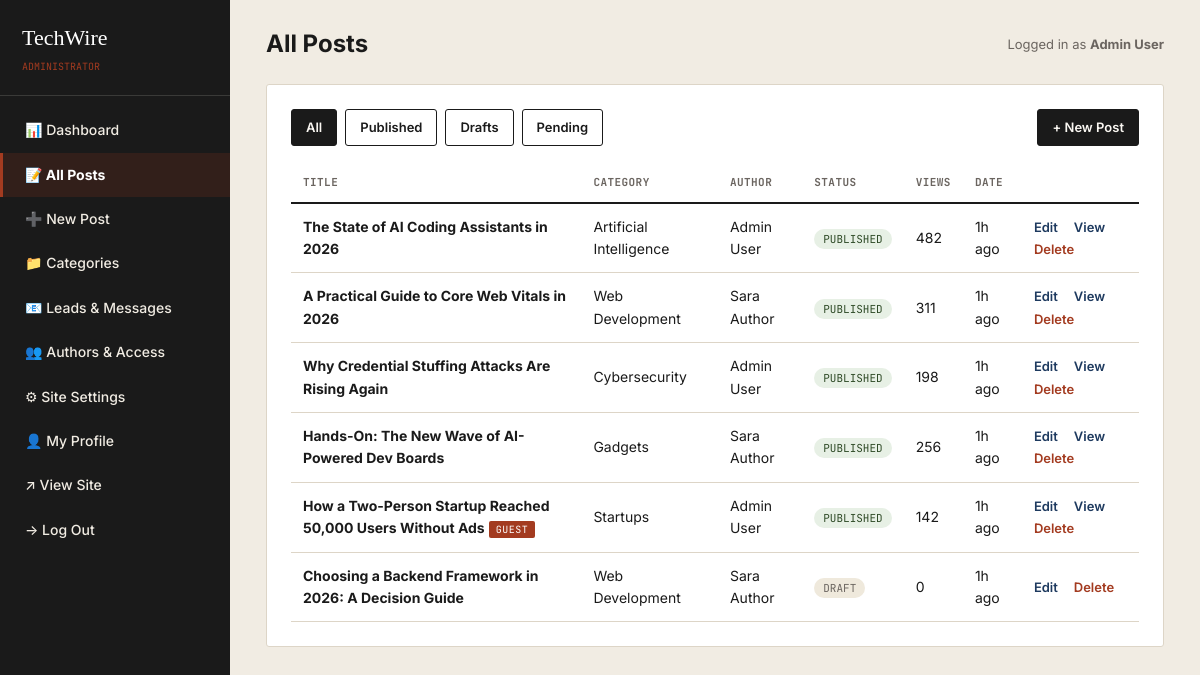
Screenshot of /admin/posts.php (signed in) with the database file from the repository.
### tables this page shows
CREATE TABLE IF NOT EXISTS posts (
    id INT AUTO_INCREMENT PRIMARY KEY,
    title VARCHAR(255) NOT NULL,
    slug VARCHAR(255) NOT NULL UNIQUE,
    excerpt VARCHAR(500),
    content LONGTEXT NOT NULL,
    featured_image VARCHAR(255),
    category_id INT,
    author_id INT NOT NULL,
    status ENUM('draft','pending','published') NOT NULL DEFAULT 'draft',
    is_sponsored TINYINT(1) NOT NULL DEFAULT 0,
    post_type ENUM('standard','guest_post') NOT NULL DEFAULT 'standard',
    views INT NOT NULL DEFAULT 0,
    published_at DATETIME NULL,
    created_at DATETIME DEFAULT CURRENT_TIMESTAMP,
    updated_at DATETIME DEFAULT CURRENT_TIMESTAMP ON UPDATE CURRENT_TIMESTAMP,
    FOREIGN KEY (category_id) REFERENCES categories(id) ON DELETE SET NULL,
    FOREIGN KEY (author_id) REFERENCES users(id) ON DELETE CASCADE,
    FULLTEXT KEY ft_search (title, excerpt, content)
);

CREATE TABLE IF NOT EXISTS categories (
    id INT AUTO_INCREMENT PRIMARY KEY,
    name VARCHAR(100) NOT NULL,
    slug VARCHAR(100) NOT NULL UNIQUE,
    description VARCHAR(255),
    created_at DATETIME DEFAULT CURRENT_TIMESTAMP
);

CREATE TABLE IF NOT EXISTS users (
    id INT AUTO_INCREMENT PRIMARY KEY,
    name VARCHAR(100) NOT NULL,
    email VARCHAR(150) NOT NULL UNIQUE,
    password VARCHAR(255) NOT NULL,
    role ENUM('admin','author') NOT NULL DEFAULT 'author',
    avatar VARCHAR(255) DEFAULT 'assets/images/avatar-default.png',
    bio TEXT,
    status ENUM('active','disabled') NOT NULL DEFAULT 'active',
    created_at DATETIME DEFAULT CURRENT_TIMESTAMP
);

### includes/functions.php (called while the page is built, shortened)
<?php
function e($str) {
    return htmlspecialchars($str ?? '', ENT_QUOTES, 'UTF-8');
}
function time_ago($datetime) {
    $diff = time() - strtotime($datetime);
    if ($diff < 86400) return floor($diff / 3600) . 'h ago';
    return date('M j, Y', strtotime($datetime));
}
function current_user_role() {
    return $_SESSION['user_role'] ?? null;
}

### admin/posts.php (the view, shortened to what this page needs)
<?php
require_once __DIR__ . '/../includes/config.php';
require_once __DIR__ . '/../includes/functions.php';
$status_filter = $_GET['status'] ?? '';
$where = [];
$params = [];
$where_sql = $where ? 'WHERE ' . implode(' AND ', $where) : '';
$stmt = $pdo->prepare("
    SELECT p.*, u.name AS author_name, c.name AS cat_name
    FROM posts p LEFT JOIN users u ON p.author_id = u.id LEFT JOIN categories c ON p.category_id = c.id
    $where_sql ORDER BY p.created_at DESC
");
$stmt->execute($params);
$posts = $stmt->fetchAll();
require_once __DIR__ . '/includes/admin-header.php';
?>
<div class="admin-card">
  <div style="display:flex; justify-content:space-between; align-items:center; margin-bottom:18px;">
    <div style="display:flex; gap:8px;">
      <a href="?status=" class="btn btn-sm <?= $status_filter==='' ? 'btn-primary':'btn-outline' ?>">All</a>
      <a href="?status=published" class="btn btn-sm <?= $status_filter==='published' ? 'btn-primary':'btn-outline' ?>">Published</a>
      <a href="?status=draft" class="btn btn-sm <?= $status_filter==='draft' ? 'btn-primary':'btn-outline' ?>">Drafts</a>
      <a href="?status=pending" class="btn btn-sm <?= $status_filter==='pending' ? 'btn-primary':'btn-outline' ?>">Pending</a>
    </div>
    <a href="<?= SITE_URL ?>/admin/post-edit.php" class="btn btn-sm btn-primary">+ New Post</a>
  </div>
  <?php if ($posts): ?>
  <table class="admin-table">
    <thead><tr><th>Title</th><th>Category</th><?php if ($is_admin): ?><th>Author</th><?php endif; ?><th>Status</th><th>Views</th><th>Date</th><th></th></tr></thead>
    <tbody>
      <?php foreach ($posts as $p): ?>
      <tr>
        <td><strong><?= e($p['title']) ?></strong><?php if($p['is_sponsored']):?> <span class="tag-sponsored">Guest</span><?php endif; ?></td>
        <td><?= e($p['cat_name'] ?? '—') ?></td>
        <?php if ($is_admin): ?><td><?= e($p['author_name']) ?></td><?php endif; ?>
        <td><span class="status-pill status-<?= e($p['status']) ?>"><?= e($p['status']) ?></span></td>
        <td><?= (int)$p['views'] ?></td>
        <td><?= time_ago($p['created_at']) ?></td>
        <td class="row-actions">
          <a href="<?= SITE_URL ?>/admin/post-edit.php?id=<?= (int)$p['id'] ?>">Edit</a>
          <?php if ($p['status']==='published'): ?><a href="<?= SITE_URL ?>/post.php?slug=<?= e($p['slug']) ?>" target="_blank">View</a><?php endif; ?>
          <a href="?delete=<?= (int)$p['id'] ?>&status=<?= e($status_filter) ?>" class="delete" data-confirm="Delete this post permanently?">Delete</a>
        </td>
      </tr>
      <?php endforeach; ?>
    </tbody>
  </table>
  <?php else: ?>
    <div class="empty-state"><div class="icon">📝</div><p>No posts found. <a href="<?= SITE_URL ?>/admin/post-edit.php">Create one &rarr;</a></p></div>
  <?php endif; ?>
</div>
<?php require_once __DIR__ . '/includes/admin-footer.php'; ?>

### assets/css/style.css (style rules this page uses)
:root { --ink: #1A1A1A; --paper: #FAF7F2; --paper-warm: #F1ECE3; --blue: #1E3A5F; --blue-light: #2E5481; --brick: #A33B20; --grey: #6B6560; --grey-light: #C9C2B8; --border: #DDD5C7; --white: #FFFFFF; --serif: 'Source Serif 4', Georgia, serif; --sans: 'Inter', -apple-system, sans-serif; --mono: 'JetBrains Mono', 'Courier New', monospace; --max-width: 1180px; --radius: 3px; }
* { box-sizing: border-box; }
html { scroll-behavior: smooth; }
body { margin: 0; font-family: var(--sans); color: var(--ink); background: var(--paper); line-height: 1.6; -webkit-font-smoothing: antialiased; }
a { color: var(--blue); text-decoration: none; }
.btn { display: inline-block; font-family: var(--sans); font-weight: 600; font-size: 14px; padding: 11px 22px; border-radius: var(--radius); border: 1.5px solid var(--ink); cursor: pointer; text-align: center; }
.btn-primary { background: var(--ink); color: var(--paper); }
.btn-outline { background: transparent; color: var(--ink); }
.btn-sm { padding: 7px 14px; font-size: 13px; }
.tag-sponsored { background: var(--brick); color: var(--white); font-family: var(--mono); font-size: 10px; letter-spacing: 0.05em; text-transform: uppercase; padding: 2px 7px; border-radius: 2px; }
.admin-body { background: var(--paper-warm); font-family: var(--sans); }
.admin-card { background: var(--white); border: 1px solid var(--border); border-radius: var(--radius); padding: 24px; margin-bottom: 24px; }
.admin-table { width: 100%; border-collapse: collapse; font-size: 14px; }
.admin-table th { text-align: left; font-family: var(--mono); font-size: 11px; text-transform: uppercase; color: var(--grey); letter-spacing: 0.04em; padding: 10px 12px; border-bottom: 2px solid var(--ink); }
.admin-table td { padding: 12px; border-bottom: 1px solid var(--border); vertical-align: middle; }
.status-pill { font-family: var(--mono); font-size: 11px; padding: 3px 9px; border-radius: 20px; text-transform: uppercase; }
.status-published { background: #E7F0E5; color: #2E4A26; }
.status-draft { background: #EFE9DC; color: var(--grey); }
.row-actions a { margin-right: 12px; font-size: 13px; font-weight: 600; }
.row-actions .delete { color: var(--brick); }

### rows the page displays
posts: title "The State of AI Coding Assistants in 2026", category.name "Artificial Intelligence", author.name "Admin User", status "PUBLISHED", views "482", created_at "1h ago"
posts: title "A Practical Guide to Core Web Vitals in 2026", category.name "Web Development", author.name "Sara Author", status "PUBLISHED", views "311", created_at "1h ago"
posts: title "Why Credential Stuffing Attacks Are Rising Again", category.name "Cybersecurity", author.name "Admin User", status "PUBLISHED", views "198", created_at "1h ago"
posts: title "Hands-On: The New Wave of AI-Powered Dev Boards", category.name "Gadgets", author.name "Sara Author", status "PUBLISHED", views "256", created_at "1h ago"
posts: title "How a Two-Person Startup Reached 50,000 Users Without Ads", is_sponsored "GUEST", category.name "Startups", author.name "Admin User", status "PUBLISHED", views "142", created_at "1h ago"
posts: title "Choosing a Backend Framework in 2026: A Decision Guide", category.name "Web Development", author.name "Sara Author", status "DRAFT", views "0", created_at "1h ago"

### other values shown
$site_name "TechWire"
$page_title "All Posts"
$_SESSION['user_name'] "Admin User"
